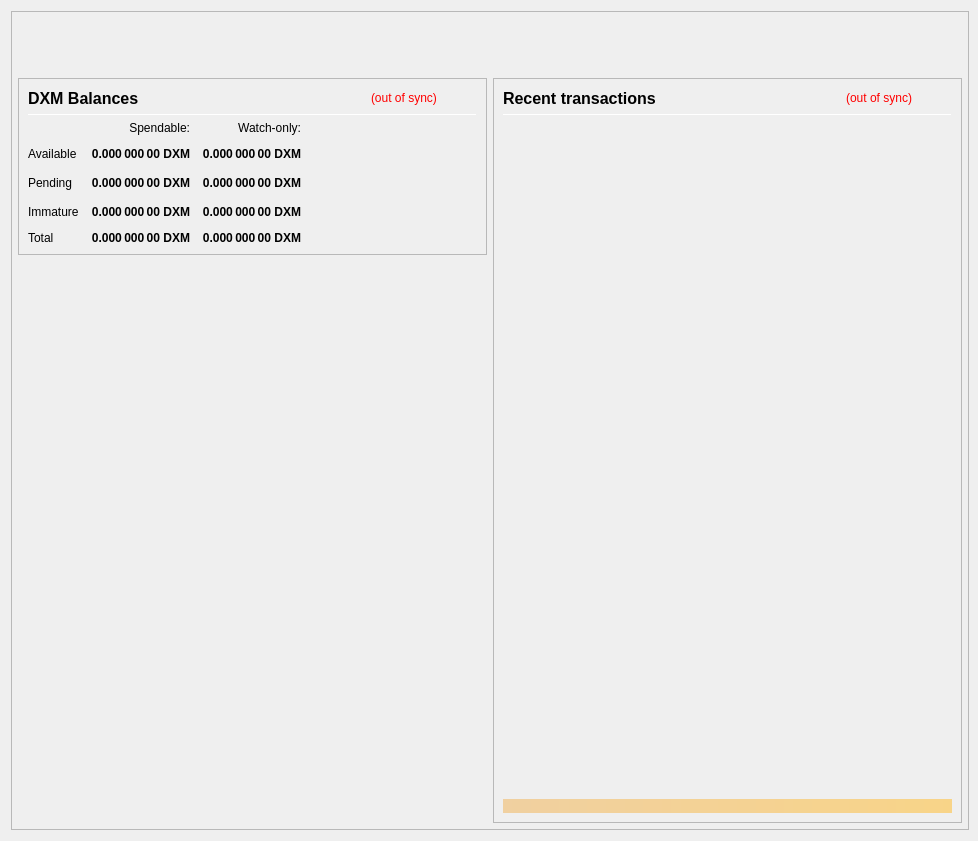
<?xml version="1.0" encoding="UTF-8"?>
<ui version="4.0">
 <class>OverviewPage</class>
 <widget class="QWidget" name="OverviewPage">
  <property name="geometry">
   <rect>
    <x>0</x>
    <y>0</y>
    <width>978</width>
    <height>841</height>
   </rect>
  </property>
  <property name="minimumSize">
   <size>
    <width>960</width>
    <height>682</height>
   </size>
  </property>
  <property name="font">
   <font>
    <weight>50</weight>
    <bold>false</bold>
   </font>
  </property>
  <property name="windowTitle">
   <string>Form</string>
  </property>
  <layout class="QVBoxLayout" name="topLayout" stretch="0">
   <property name="rightMargin">
    <number>9</number>
   </property>
   <item>
    <widget class="QFrame" name="frame_BG">
     <property name="minimumSize">
      <size>
       <width>850</width>
       <height>610</height>
      </size>
     </property>
     <property name="maximumSize">
      <size>
       <width>16777215</width>
       <height>16777215</height>
      </size>
     </property>
     <property name="frameShape">
      <enum>QFrame::StyledPanel</enum>
     </property>
     <property name="frameShadow">
      <enum>QFrame::Raised</enum>
     </property>
     <layout class="QVBoxLayout" name="verticalLayout_3" stretch="0">
      <property name="leftMargin">
       <number>0</number>
      </property>
      <property name="topMargin">
       <number>0</number>
      </property>
      <property name="rightMargin">
       <number>0</number>
      </property>
      <property name="bottomMargin">
       <number>6</number>
      </property>
      <item>
       <layout class="QVBoxLayout" name="verticalLayout_Master" stretch="0,1">
        <property name="leftMargin">
         <number>0</number>
        </property>
        <property name="topMargin">
         <number>0</number>
        </property>
        <property name="rightMargin">
         <number>0</number>
        </property>
        <property name="bottomMargin">
         <number>0</number>
        </property>
        <item>
         <widget class="QFrame" name="frame_Header">
          <layout class="QVBoxLayout" name="verticalLayout_Header" stretch="0">
           <property name="leftMargin">
            <number>0</number>
           </property>
           <property name="topMargin">
            <number>0</number>
           </property>
           <property name="rightMargin">
            <number>0</number>
           </property>
           <property name="bottomMargin">
            <number>0</number>
           </property>
           <item>
            <layout class="QHBoxLayout" name="horizontalLayout_Header" stretch="1,0">
             <property name="spacing">
              <number>6</number>
             </property>
             <item>
              <spacer name="horizontalSpacer_Header">
               <property name="orientation">
                <enum>Qt::Horizontal</enum>
               </property>
               <property name="sizeHint" stdset="0">
                <size>
                 <width>40</width>
                 <height>20</height>
                </size>
               </property>
              </spacer>
             </item>
             <item>
              <widget class="QLabel" name="labelOverviewHeaderRight">
               <property name="minimumSize">
                <size>
                 <width>464</width>
                 <height>60</height>
                </size>
               </property>
               <property name="maximumSize">
                <size>
                 <width>16777215</width>
                 <height>60</height>
                </size>
               </property>
               <property name="font">
                <font>
                 <pointsize>14</pointsize>
                </font>
               </property>
               <property name="text">
                <string/>
               </property>
               <property name="alignment">
                <set>Qt::AlignRight|Qt::AlignTrailing|Qt::AlignVCenter</set>
               </property>
              </widget>
             </item>
            </layout>
           </item>
          </layout>
         </widget>
        </item>
        <item>
         <widget class="QFrame" name="frame_Content">
          <layout class="QVBoxLayout" name="verticalLayout_Content">
           <property name="leftMargin">
            <number>6</number>
           </property>
           <property name="topMargin">
            <number>0</number>
           </property>
           <property name="rightMargin">
            <number>6</number>
           </property>
           <property name="bottomMargin">
            <number>0</number>
           </property>
           <item>
            <layout class="QHBoxLayout" name="horizontalLayout_Content" stretch="1,1">
             <property name="spacing">
              <number>6</number>
             </property>
             <item>
              <layout class="QVBoxLayout" name="verticalLayout_left" stretch="0,0">
               <item>
                <widget class="QFrame" name="frameBalances">
                 <property name="frameShape">
                  <enum>QFrame::StyledPanel</enum>
                 </property>
                 <property name="frameShadow">
                  <enum>QFrame::Raised</enum>
                 </property>
                 <layout class="QVBoxLayout" name="verticalLayout_4">
                  <item>
                   <layout class="QHBoxLayout" name="hlBalancesHeader" stretch="2,0,0">
                    <property name="spacing">
                     <number>6</number>
                    </property>
                    <item>
                     <widget class="QLabel" name="labelBalances">
                      <property name="minimumSize">
                       <size>
                        <width>0</width>
                        <height>0</height>
                       </size>
                      </property>
                      <property name="font">
                       <font>
                        <pointsize>12</pointsize>
                        <weight>75</weight>
                        <bold>true</bold>
                       </font>
                      </property>
                      <property name="text">
                       <string>DXM Balances</string>
                      </property>
                     </widget>
                    </item>
                    <item>
                     <widget class="QLabel" name="labelWalletStatus">
                      <property name="cursor">
                       <cursorShape>WhatsThisCursor</cursorShape>
                      </property>
                      <property name="toolTip">
                       <string>The displayed information may be out of date. Your wallet automatically synchronizes with the DEXMail network after a connection is established, but this process has not completed yet.</string>
                      </property>
                      <property name="styleSheet">
                       <string notr="true">QLabel { color: red; }</string>
                      </property>
                      <property name="text">
                       <string notr="true">(out of sync)</string>
                      </property>
                      <property name="alignment">
                       <set>Qt::AlignLeading|Qt::AlignLeft|Qt::AlignVCenter</set>
                      </property>
                     </widget>
                    </item>
                    <item>
                     <spacer name="hsBalancesHeader">
                      <property name="orientation">
                       <enum>Qt::Horizontal</enum>
                      </property>
                      <property name="sizeHint" stdset="0">
                       <size>
                        <width>40</width>
                        <height>20</height>
                       </size>
                      </property>
                     </spacer>
                    </item>
                   </layout>
                  </item>
                  <item>
                   <widget class="Line" name="lineBalances">
                    <property name="minimumSize">
                     <size>
                      <width>0</width>
                      <height>1</height>
                     </size>
                    </property>
                    <property name="maximumSize">
                     <size>
                      <width>16777215</width>
                      <height>1</height>
                     </size>
                    </property>
                    <property name="orientation">
                     <enum>Qt::Horizontal</enum>
                    </property>
                   </widget>
                  </item>
                  <item>
                   <layout class="QGridLayout" name="gridLayout">
                    <property name="spacing">
                     <number>12</number>
                    </property>
                    <item row="2" column="2">
                     <widget class="QLabel" name="labelWatchPending">
                      <property name="font">
                       <font>
                        <weight>75</weight>
                        <bold>true</bold>
                       </font>
                      </property>
                      <property name="cursor">
                       <cursorShape>ArrowCursor</cursorShape>
                      </property>
                      <property name="toolTip">
                       <string>Unconfirmed transactions to watch-only addresses</string>
                      </property>
                      <property name="text">
                       <string notr="true">0.000 000 00 DXM</string>
                      </property>
                      <property name="alignment">
                       <set>Qt::AlignRight|Qt::AlignTrailing|Qt::AlignVCenter</set>
                      </property>
                      <property name="textInteractionFlags">
                       <set>Qt::NoTextInteraction</set>
                      </property>
                     </widget>
                    </item>
                    <item row="2" column="1">
                     <widget class="QLabel" name="labelUnconfirmed">
                      <property name="font">
                       <font>
                        <weight>75</weight>
                        <bold>true</bold>
                       </font>
                      </property>
                      <property name="cursor">
                       <cursorShape>ArrowCursor</cursorShape>
                      </property>
                      <property name="toolTip">
                       <string>Total of transactions that have yet to be confirmed, and do not yet count toward the spendable balance</string>
                      </property>
                      <property name="text">
                       <string notr="true">0.000 000 00 DXM</string>
                      </property>
                      <property name="alignment">
                       <set>Qt::AlignRight|Qt::AlignTrailing|Qt::AlignVCenter</set>
                      </property>
                      <property name="textInteractionFlags">
                       <set>Qt::NoTextInteraction</set>
                      </property>
                     </widget>
                    </item>
                    <item row="3" column="2">
                     <widget class="QLabel" name="labelWatchImmature">
                      <property name="font">
                       <font>
                        <weight>75</weight>
                        <bold>true</bold>
                       </font>
                      </property>
                      <property name="cursor">
                       <cursorShape>ArrowCursor</cursorShape>
                      </property>
                      <property name="toolTip">
                       <string>Staked or masternode rewards in watch-only addresses that has not yet matured</string>
                      </property>
                      <property name="text">
                       <string notr="true">0.000 000 00 DXM</string>
                      </property>
                      <property name="alignment">
                       <set>Qt::AlignRight|Qt::AlignTrailing|Qt::AlignVCenter</set>
                      </property>
                      <property name="textInteractionFlags">
                       <set>Qt::NoTextInteraction</set>
                      </property>
                     </widget>
                    </item>
                    <item row="4" column="0">
                     <widget class="QLabel" name="labelTotalText">
                      <property name="text">
                       <string>Total</string>
                      </property>
                      <property name="textInteractionFlags">
                       <set>Qt::NoTextInteraction</set>
                      </property>
                     </widget>
                    </item>
                    <item row="3" column="1">
                     <widget class="QLabel" name="labelImmature">
                      <property name="font">
                       <font>
                        <weight>75</weight>
                        <bold>true</bold>
                       </font>
                      </property>
                      <property name="cursor">
                       <cursorShape>ArrowCursor</cursorShape>
                      </property>
                      <property name="toolTip">
                       <string>Staked or masternode rewards that has not yet matured</string>
                      </property>
                      <property name="text">
                       <string notr="true">0.000 000 00 DXM</string>
                      </property>
                      <property name="alignment">
                       <set>Qt::AlignRight|Qt::AlignTrailing|Qt::AlignVCenter</set>
                      </property>
                      <property name="textInteractionFlags">
                       <set>Qt::NoTextInteraction</set>
                      </property>
                     </widget>
                    </item>
                    <item row="2" column="3">
                     <spacer name="hsBalances">
                      <property name="orientation">
                       <enum>Qt::Horizontal</enum>
                      </property>
                      <property name="sizeHint" stdset="0">
                       <size>
                        <width>40</width>
                        <height>20</height>
                       </size>
                      </property>
                     </spacer>
                    </item>
                    <item row="3" column="0">
                     <widget class="QLabel" name="labelImmatureText">
                      <property name="text">
                       <string>Immature</string>
                      </property>
                      <property name="textInteractionFlags">
                       <set>Qt::NoTextInteraction</set>
                      </property>
                     </widget>
                    </item>
                    <item row="4" column="1">
                     <widget class="QLabel" name="labelTotal">
                      <property name="font">
                       <font>
                        <weight>75</weight>
                        <bold>true</bold>
                       </font>
                      </property>
                      <property name="cursor">
                       <cursorShape>ArrowCursor</cursorShape>
                      </property>
                      <property name="toolTip">
                       <string>Your current total balance</string>
                      </property>
                      <property name="text">
                       <string notr="true">0.000 000 00 DXM</string>
                      </property>
                      <property name="alignment">
                       <set>Qt::AlignRight|Qt::AlignTrailing|Qt::AlignVCenter</set>
                      </property>
                      <property name="textInteractionFlags">
                       <set>Qt::NoTextInteraction</set>
                      </property>
                     </widget>
                    </item>
                    <item row="4" column="2">
                     <widget class="QLabel" name="labelWatchTotal">
                      <property name="font">
                       <font>
                        <weight>75</weight>
                        <bold>true</bold>
                       </font>
                      </property>
                      <property name="cursor">
                       <cursorShape>ArrowCursor</cursorShape>
                      </property>
                      <property name="toolTip">
                       <string>Current total balance in watch-only addresses</string>
                      </property>
                      <property name="text">
                       <string notr="true">0.000 000 00 DXM</string>
                      </property>
                      <property name="alignment">
                       <set>Qt::AlignRight|Qt::AlignTrailing|Qt::AlignVCenter</set>
                      </property>
                      <property name="textInteractionFlags">
                       <set>Qt::NoTextInteraction</set>
                      </property>
                     </widget>
                    </item>
                    <item row="0" column="2">
                     <widget class="QLabel" name="labelWatchonly">
                      <property name="text">
                       <string>Watch-only:</string>
                      </property>
                      <property name="alignment">
                       <set>Qt::AlignRight|Qt::AlignTrailing|Qt::AlignVCenter</set>
                      </property>
                     </widget>
                    </item>
                    <item row="1" column="0">
                     <widget class="QLabel" name="labelBalanceText">
                      <property name="text">
                       <string>Available</string>
                      </property>
                      <property name="textInteractionFlags">
                       <set>Qt::NoTextInteraction</set>
                      </property>
                     </widget>
                    </item>
                    <item row="1" column="1">
                     <widget class="QLabel" name="labelBalance">
                      <property name="font">
                       <font>
                        <weight>75</weight>
                        <bold>true</bold>
                       </font>
                      </property>
                      <property name="cursor">
                       <cursorShape>ArrowCursor</cursorShape>
                      </property>
                      <property name="toolTip">
                       <string>Your current spendable balance</string>
                      </property>
                      <property name="text">
                       <string notr="true">0.000 000 00 DXM</string>
                      </property>
                      <property name="alignment">
                       <set>Qt::AlignRight|Qt::AlignTrailing|Qt::AlignVCenter</set>
                      </property>
                      <property name="textInteractionFlags">
                       <set>Qt::NoTextInteraction</set>
                      </property>
                     </widget>
                    </item>
                    <item row="1" column="2">
                     <widget class="QLabel" name="labelWatchAvailable">
                      <property name="font">
                       <font>
                        <weight>75</weight>
                        <bold>true</bold>
                       </font>
                      </property>
                      <property name="cursor">
                       <cursorShape>ArrowCursor</cursorShape>
                      </property>
                      <property name="toolTip">
                       <string>Your current balance in watch-only addresses</string>
                      </property>
                      <property name="text">
                       <string notr="true">0.000 000 00 DXM</string>
                      </property>
                      <property name="alignment">
                       <set>Qt::AlignRight|Qt::AlignTrailing|Qt::AlignVCenter</set>
                      </property>
                      <property name="textInteractionFlags">
                       <set>Qt::NoTextInteraction</set>
                      </property>
                     </widget>
                    </item>
                    <item row="2" column="0">
                     <widget class="QLabel" name="labelPendingText">
                      <property name="text">
                       <string>Pending</string>
                      </property>
                      <property name="textInteractionFlags">
                       <set>Qt::NoTextInteraction</set>
                      </property>
                     </widget>
                    </item>
                    <item row="0" column="1">
                     <widget class="QLabel" name="labelSpendable">
                      <property name="text">
                       <string>Spendable:</string>
                      </property>
                      <property name="alignment">
                       <set>Qt::AlignRight|Qt::AlignTrailing|Qt::AlignVCenter</set>
                      </property>
                     </widget>
                    </item>
                   </layout>
                  </item>
                 </layout>
                </widget>
               </item>
               <item>
                <spacer name="verticalSpacer">
                 <property name="orientation">
                  <enum>Qt::Vertical</enum>
                 </property>
                 <property name="sizeHint" stdset="0">
                  <size>
                   <width>20</width>
                   <height>40</height>
                  </size>
                 </property>
                </spacer>
               </item>
              </layout>
             </item>
             <item>
              <layout class="QVBoxLayout" name="verticalLayout_right" stretch="1">
               <item>
                <widget class="QFrame" name="frame_RecentTransactions">
                 <property name="minimumSize">
                  <size>
                   <width>0</width>
                   <height>0</height>
                  </size>
                 </property>
                 <property name="frameShape">
                  <enum>QFrame::StyledPanel</enum>
                 </property>
                 <property name="frameShadow">
                  <enum>QFrame::Raised</enum>
                 </property>
                 <layout class="QVBoxLayout" name="verticalLayout_1" stretch="0,0,0,0,0">
                  <item>
                   <layout class="QHBoxLayout" name="horizontalLayout_2" stretch="2,0,0">
                    <property name="spacing">
                     <number>3</number>
                    </property>
                    <item>
                     <widget class="QLabel" name="label_4">
                      <property name="minimumSize">
                       <size>
                        <width>0</width>
                        <height>20</height>
                       </size>
                      </property>
                      <property name="font">
                       <font>
                        <pointsize>12</pointsize>
                        <weight>75</weight>
                        <bold>true</bold>
                       </font>
                      </property>
                      <property name="text">
                       <string>Recent transactions</string>
                      </property>
                     </widget>
                    </item>
                    <item>
                     <widget class="QLabel" name="labelTransactionsStatus">
                      <property name="cursor">
                       <cursorShape>WhatsThisCursor</cursorShape>
                      </property>
                      <property name="toolTip">
                       <string>The displayed information may be out of date. Your wallet automatically synchronizes with the DEXMail network after a connection is established, but this process has not completed yet.</string>
                      </property>
                      <property name="styleSheet">
                       <string notr="true">QLabel { color: red; }</string>
                      </property>
                      <property name="text">
                       <string notr="true">(out of sync)</string>
                      </property>
                      <property name="alignment">
                       <set>Qt::AlignRight|Qt::AlignTrailing|Qt::AlignVCenter</set>
                      </property>
                     </widget>
                    </item>
                    <item>
                     <spacer name="horizontalSpacer">
                      <property name="orientation">
                       <enum>Qt::Horizontal</enum>
                      </property>
                      <property name="sizeHint" stdset="0">
                       <size>
                        <width>40</width>
                        <height>20</height>
                       </size>
                      </property>
                     </spacer>
                    </item>
                   </layout>
                  </item>
                  <item>
                   <widget class="Line" name="line">
                    <property name="minimumSize">
                     <size>
                      <width>0</width>
                      <height>1</height>
                     </size>
                    </property>
                    <property name="maximumSize">
                     <size>
                      <width>16777215</width>
                      <height>1</height>
                     </size>
                    </property>
                    <property name="orientation">
                     <enum>Qt::Horizontal</enum>
                    </property>
                   </widget>
                  </item>
                  <item>
                   <widget class="QListView" name="listTransactions">
                    <property name="minimumSize">
                     <size>
                      <width>0</width>
                      <height>0</height>
                     </size>
                    </property>
                    <property name="styleSheet">
                     <string notr="true">QListView { background: transparent; }</string>
                    </property>
                    <property name="frameShape">
                     <enum>QFrame::NoFrame</enum>
                    </property>
                    <property name="verticalScrollBarPolicy">
                     <enum>Qt::ScrollBarAlwaysOff</enum>
                    </property>
                    <property name="horizontalScrollBarPolicy">
                     <enum>Qt::ScrollBarAlwaysOff</enum>
                    </property>
                    <property name="selectionMode">
                     <enum>QAbstractItemView::NoSelection</enum>
                    </property>
                   </widget>
                  </item>
                  <item>
                   <spacer name="verticalSpacer_2">
                    <property name="orientation">
                     <enum>Qt::Vertical</enum>
                    </property>
                    <property name="sizeType">
                     <enum>QSizePolicy::Expanding</enum>
                    </property>
                    <property name="sizeHint" stdset="0">
                     <size>
                      <width>20</width>
                      <height>40</height>
                     </size>
                    </property>
                   </spacer>
                  </item>
                  <item>
                   <widget class="QLabel" name="labelAlerts">
                    <property name="maximumSize">
                     <size>
                      <width>16777215</width>
                      <height>16777215</height>
                     </size>
                    </property>
                    <property name="styleSheet">
                     <string notr="true">background-color: qlineargradient(x1: 0, y1: 0, x2: 1, y2: 0, stop:0 #F0D0A0, stop:1 #F8D488); color:#000000;</string>
                    </property>
                    <property name="text">
                     <string/>
                    </property>
                    <property name="wordWrap">
                     <bool>true</bool>
                    </property>
                    <property name="margin">
                     <number>3</number>
                    </property>
                   </widget>
                  </item>
                 </layout>
                </widget>
               </item>
              </layout>
             </item>
            </layout>
           </item>
          </layout>
         </widget>
        </item>
       </layout>
      </item>
     </layout>
    </widget>
   </item>
  </layout>
 </widget>
 <resources/>
 <connections/>
</ui>
